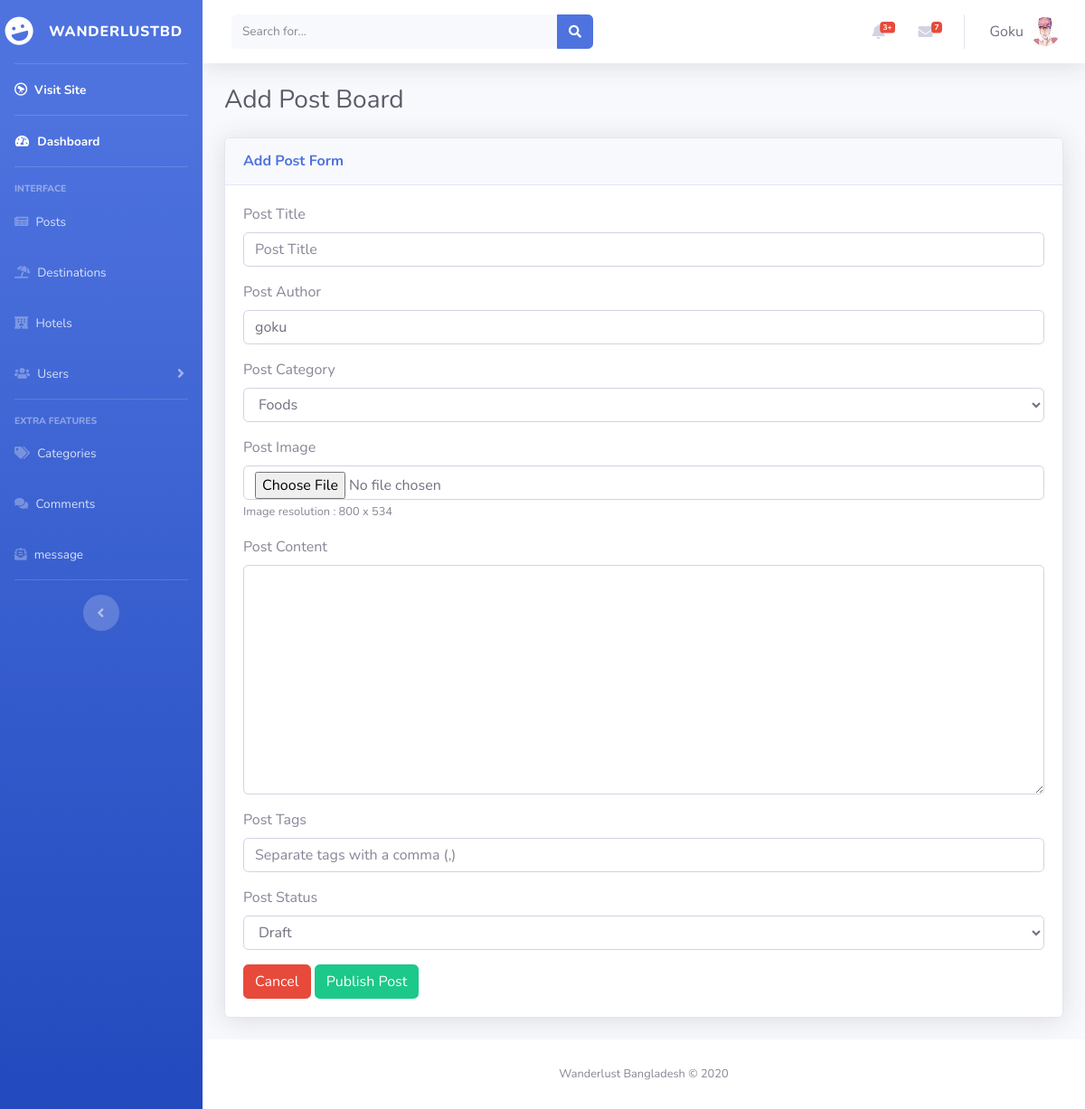
/admin/add_post.php (signed in), run on the app's committed database.
### tables this page shows
CREATE TABLE `users` (
  `id` int(11) NOT NULL,
  `username` varchar(255) NOT NULL,
  `email` varchar(255) NOT NULL,
  `password` text NOT NULL,
  `profile_pic` varchar(255) NOT NULL,
  `is_active` varchar(3) NOT NULL,
  `post_id` int(11) NOT NULL,
  `role` varchar(255) NOT NULL DEFAULT 'Admin',
  `join_date` datetime NOT NULL DEFAULT current_timestamp() ON UPDATE current_timestamp(),
  `first_name` varchar(255) NOT NULL,
  `last_name` varchar(255) NOT NULL,
  `gender` varchar(10) NOT NULL,
  `bio` text NOT NULL
);

### admin/add_post.php (the view, shortened to what this page needs)
<?php
include "include/header.php";
include "include/sidenavbar.php";
?>
<?php
if (isset($_SESSION['username'])) {
    $user = $_SESSION['username'];
    $sql = mysqli_query($conn, "SELECT * FROM users WHERE username = '$user'");
    $row = mysqli_fetch_assoc($sql);
    $username = $row['username'];
    $profile_pic = $row['profile_pic'];
?>
    <div id="content-wrapper" class="d-flex flex-column">
        <div id="content">
            <?php include "include/topnavbar.php"; ?>
            <div class="container-fluid">
                <h1 class="h3 mb-4 text-gray-800">Add Post Board</h1>
                <div class="card shadow mb-4">
                    <div class="card-header py-3">
                        <h6 class="m-0 font-weight-bold text-primary">Add Post Form</h6>
                    </div>
                    <div class="card-body">
                        <form action="functions.php" method="POST" enctype="multipart/form-data">
                            <div class="form-group">
                                <label> Post Title</label>
                                <input type="text" class="form-control form-control-user" name="title" placeholder="Post Title">
                            </div>
                            <div class="form-group">
                                <label> Post Author</label>
                                <input type="text" value="<?php echo $_SESSION['username']; ?>" class="form-control form-control-user" name="author" placeholder="Post Author">
                            </div>
                            <div class="form-group">
                                <label> Post Category</label>
                                <select class=" form-control form-control-user" name="category">
                                    <?php
                                    $category_grab = "SELECT * FROM categories";
                                    $cat_response = mysqli_query($conn, $category_grab);
                                    while ($row = mysqli_fetch_assoc($cat_response)) {
                                        $cat_title = $row['Category_Name'];
                                        echo "<option value='$cat_title'>$cat_title</option>";
                                    }
                                    ?>
                                </select>
                            </div>
                            <div class="form-group">
                                <label> Post Image</label>
                                <input type="file" class="form-control form-control-user" name="image" id="image">
                                <small>Image resolution : 800 x 534</small>
                            </div>
                            <div class="form-group">
                                <label> Post Content</label>
                                <textarea name="content" cols="80" rows="10" class="form-control" id="ckeditor"></textarea>
                            </div>
                            <div class="form-group">
                                <label> Post Tags</label>
                                <input type="text" class="form-control form-control-user" name="tags" placeholder="Separate tags with a comma (,) ">
                            </div>
                            <div class="form-group">
                                <label> Post Status</label>
                                <select class="form-control" name="status">
                                    <option value="draft">Draft</option>
                                </select>
                            </div>
                            <a href="posts_list.php" class="btn btn-danger">Cancel</a>
                            <input type="submit" name="publish" value="Publish Post" class="btn btn-success"></input>
                        </form>
                    </div>
                </div>
            </div>
        </div>
        <?php include "include/footer.php" ?>
        <?php include "include/scripts.php"; ?>
    <?php
}
    ?>

### admin/include/topnavbar.php (shortened to what this page needs)
<nav class="navbar navbar-expand navbar-light bg-white topbar mb-4 static-top shadow">
    <form class="d-none d-sm-inline-block form-inline mr-auto ml-md-3 my-2 my-md-0 mw-100 navbar-search">
        <div class="input-group">
            <input type="text" class="form-control bg-light border-0 small" placeholder="Search for..." aria-label="Search" aria-describedby="basic-addon2">
            <div class="input-group-append">
                <button class="btn btn-primary" type="button">
                    <i class="fas fa-search fa-sm"></i>
                </button>
            </div>
        </div>
    </form>
    <ul class="navbar-nav ml-auto">
        <li class="nav-item dropdown no-arrow mx-1">
            <a class="nav-link dropdown-toggle" href="#" id="alertsDropdown" role="button" data-toggle="dropdown" aria-haspopup="true" aria-expanded="false">
                <i class="fas fa-bell fa-fw"></i>
                <span class="badge badge-danger badge-counter">3+</span>
            </a>
        </li>
        <li class="nav-item dropdown no-arrow mx-1">
            <a class="nav-link dropdown-toggle" href="#" id="messagesDropdown" role="button" data-toggle="dropdown" aria-haspopup="true" aria-expanded="false">
                <i class="fas fa-envelope fa-fw"></i>
                <span class="badge badge-danger badge-counter">7</span>
            </a>
        </li>
        <li class="nav-item dropdown no-arrow">
            <a class="nav-link dropdown-toggle" id="userDropdown" role="button" data-toggle="dropdown" aria-haspopup="true" aria-expanded="false">
                <span class="mr-2 d-none d-lg-inline text-gray-700 large">
                    <?php echo ucfirst($username); ?>
                </span>
                <img src="<?php echo $profile_pic; ?>" alt="profile_Pic" class="img-profile rounded-circle">
            </a>
        </li>
    </ul>
</nav>

### data on the page
users: username "Goku", profile_pic (picture)

### other printed values
form field category "Foods"
